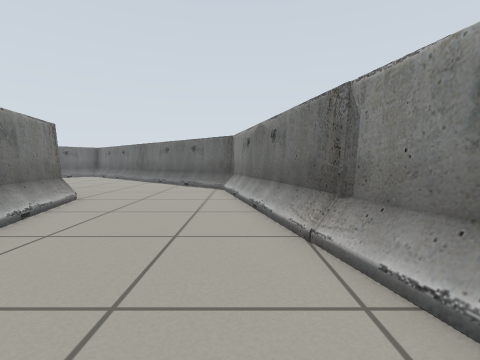
view 1 (above)

17 first-person views from a walk through a world built for the Gazebo simulator. The camera is 0.58 m above the floor, tilts 4° down and sees 85° across. Floor lines are 1 m apart. The floor is counted in squares, 0.5 m on a side. Each view is taken from the middle of a square. On the plan, view 1 faces up. The plan holds only what a view shows up to about 12 squares ahead; the rest is blank. The robots in the file are not drawn.

view 2
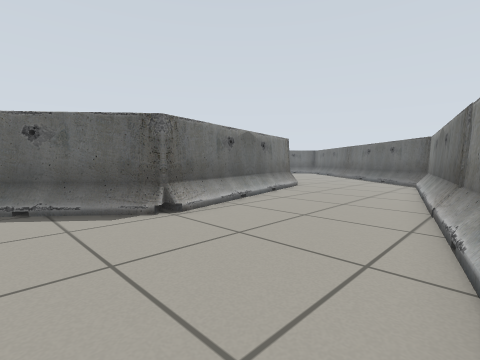

view 3
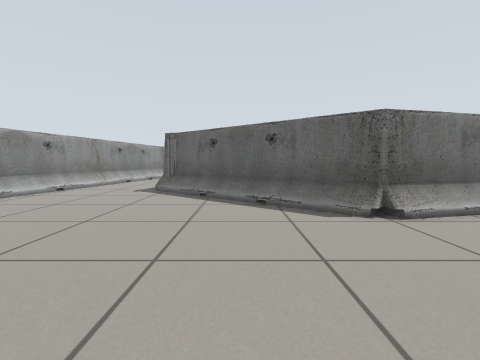

view 4
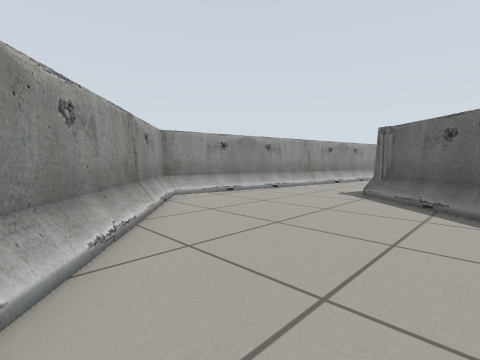

view 5
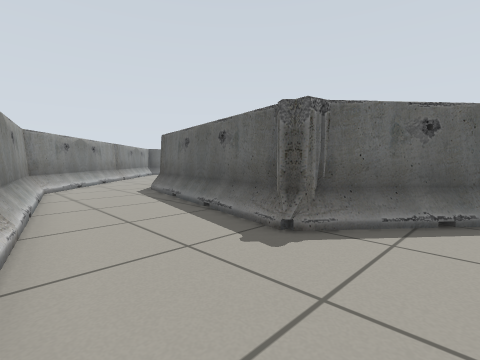

view 6
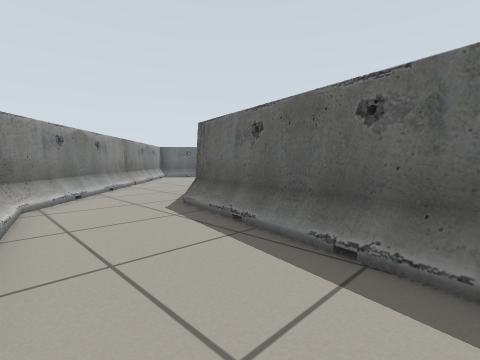

view 7
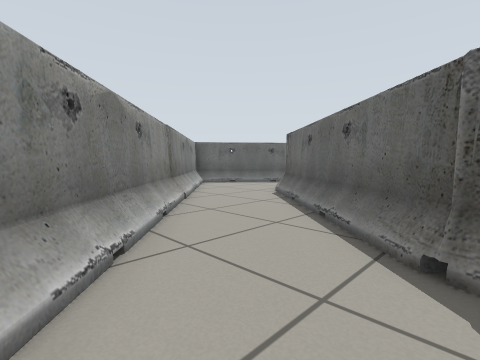

view 8
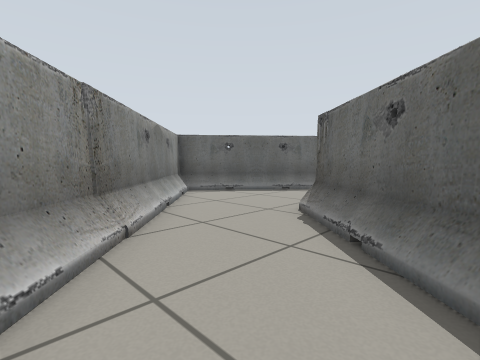

view 9
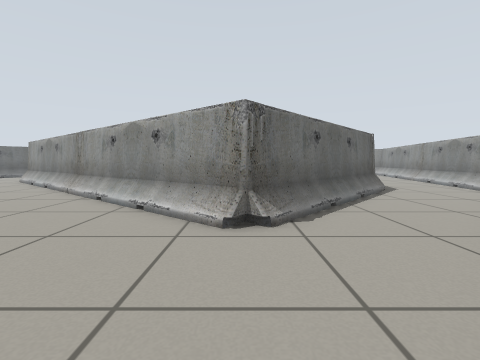

view 10
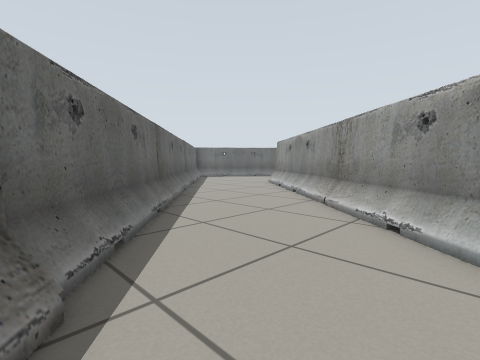

view 11
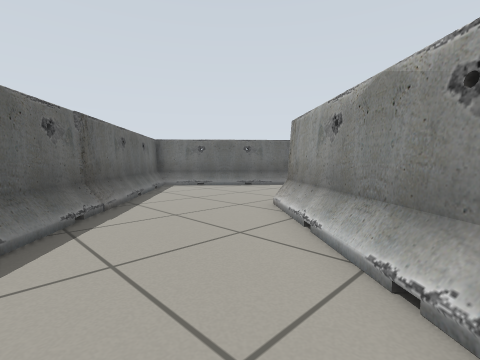

view 12
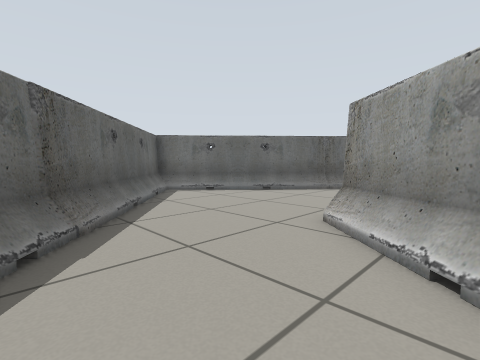

view 13
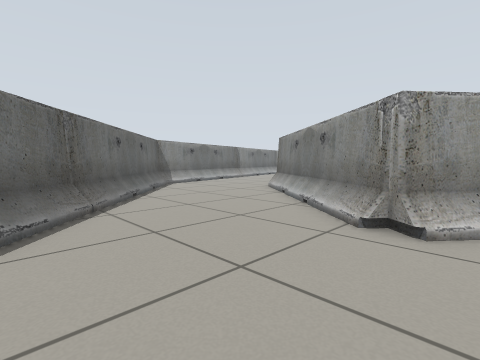

view 14
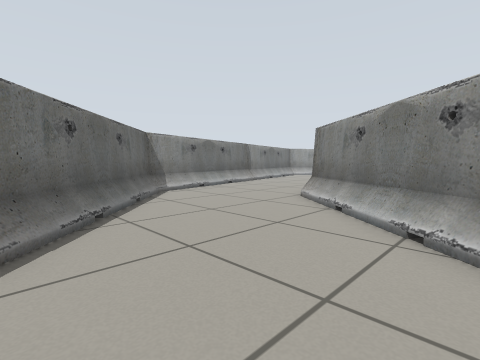

view 15
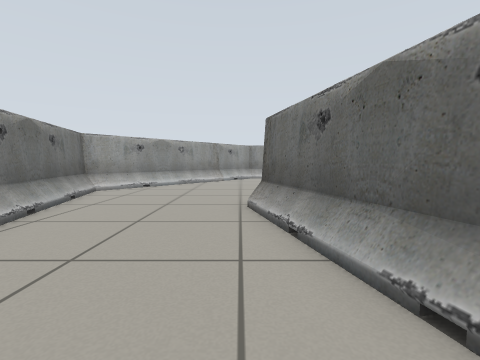

view 16
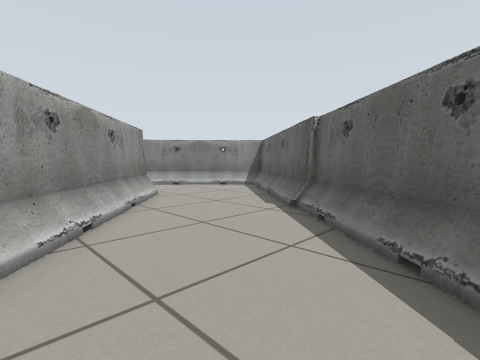

view 17
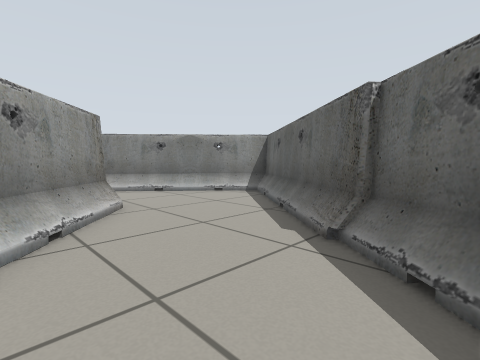

### Floor plan
Key: @ floor where view 1 was taken; . floor; B barrier.
Columns run from 29 left of view 1 to 3 right of it. Each row starts with its distance up from view 1.
 21                  B B
 20                 BBBBB
 19                BB..BBB
 18               BB....BBB
 17              BB.......BB
 16              B.........BB
 15             BB..........BB
 14            BB............BB
 13           BB....BBB.......BB
 12           B.....BB B.......BB
 11         BB.....BB  BBB......BB
 10        BB.....BB    BBB......B
  9       BBB....BB       BB.....B
  8       BB....BB         BB....BB
  7      BB....BB           B....BB
  6      B....BB            B.....B
  5    BB.....BB            BB....B
  4   BBB....BB             BB....BB
  3   BB....BB               B....BB
  2  BB....BB                B.....B
  1 BB.....B                 BB....B
  0  BB....B                 BB..@.BB
 -1   BB....BBB             BB.....BB
 -2    BB....BBB           BB......BB
 -3     BBB...BBB         BB........B
 -4      BBB...BBB       BBB.......BB
 -5       BBB....BBBBBB  BB.......BB
 -6         BB.......BBBBB.......BB
 -7          BB..................BB
 -8           BB................BB
 -9            BBBBBB..........BB
-10                BBBB BBB...BB
-11                     BBBBBBB
-12                         BB

Positions as (right, up) in squares from view 1, and headings:
1: (0, 0), facing up
2: (2, -3), facing up-left
3: (2, -3), facing left
4: (1, -3), facing down-left
5: (-6, -10), facing up-left
6: (-10, -9), facing up-left
7: (-16, -8), facing up-left
8: (-19, -5), facing up-left
9: (-27, 1), facing right
10: (-24, 4), facing up-right
11: (-18, 9), facing up-right
12: (-17, 11), facing up-right
13: (-13, 18), facing down-right
14: (-10, 16), facing down-right
15: (-3, 7), facing down
16: (-18, 10), facing down-left
17: (-20, 8), facing down-left
